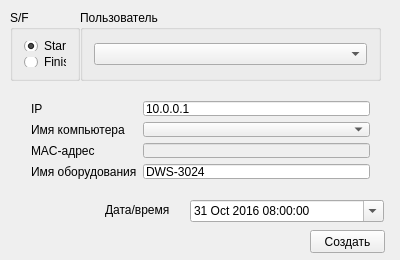
<?xml version="1.0" encoding="UTF-8"?>
<ui version="4.0">
 <class>Widget</class>
 <widget class="QWidget" name="Widget">
  <property name="geometry">
   <rect>
    <x>0</x>
    <y>0</y>
    <width>400</width>
    <height>260</height>
   </rect>
  </property>
  <property name="windowTitle">
   <string>Test Connection</string>
  </property>
  <widget class="QPushButton" name="pushButtonCreate">
   <property name="geometry">
    <rect>
     <x>310</x>
     <y>230</y>
     <width>75</width>
     <height>23</height>
    </rect>
   </property>
   <property name="text">
    <string>Создать</string>
   </property>
  </widget>
  <widget class="QGroupBox" name="groupBox">
   <property name="geometry">
    <rect>
     <x>10</x>
     <y>10</y>
     <width>70</width>
     <height>71</height>
    </rect>
   </property>
   <property name="title">
    <string>S/F</string>
   </property>
   <layout class="QVBoxLayout" name="verticalLayout">
    <item>
     <widget class="QRadioButton" name="radioButtonS">
      <property name="text">
       <string>Start</string>
      </property>
      <property name="checked">
       <bool>true</bool>
      </property>
     </widget>
    </item>
    <item>
     <widget class="QRadioButton" name="radioButtonF">
      <property name="text">
       <string>Finish</string>
      </property>
     </widget>
    </item>
   </layout>
  </widget>
  <widget class="QGroupBox" name="groupBox_2">
   <property name="geometry">
    <rect>
     <x>80</x>
     <y>10</y>
     <width>301</width>
     <height>71</height>
    </rect>
   </property>
   <property name="title">
    <string>Пользователь</string>
   </property>
   <layout class="QVBoxLayout" name="verticalLayout_2">
    <item>
     <widget class="QComboBox" name="comboBoxUserName"/>
    </item>
   </layout>
  </widget>
  <widget class="QWidget" name="gridLayoutWidget">
   <property name="geometry">
    <rect>
     <x>20</x>
     <y>90</y>
     <width>361</width>
     <height>100</height>
    </rect>
   </property>
   <layout class="QGridLayout" name="gridLayout">
    <item row="2" column="0">
     <widget class="QLabel" name="label_2">
      <property name="text">
       <string>MAC-адрес</string>
      </property>
     </widget>
    </item>
    <item row="0" column="1">
     <widget class="QLineEdit" name="lineEditIp">
      <property name="text">
       <string>10.0.0.1</string>
      </property>
     </widget>
    </item>
    <item row="3" column="1">
     <widget class="QLineEdit" name="lineEditNasName">
      <property name="text">
       <string>DWS-3024</string>
      </property>
     </widget>
    </item>
    <item row="2" column="1">
     <widget class="QLineEdit" name="lineEditMac">
      <property name="enabled">
       <bool>false</bool>
      </property>
      <property name="text">
       <string/>
      </property>
     </widget>
    </item>
    <item row="3" column="0">
     <widget class="QLabel" name="label_3">
      <property name="text">
       <string>Имя оборудования</string>
      </property>
     </widget>
    </item>
    <item row="0" column="0">
     <widget class="QLabel" name="label">
      <property name="text">
       <string>IP</string>
      </property>
     </widget>
    </item>
    <item row="1" column="1">
     <widget class="QComboBox" name="comboBoxHostName"/>
    </item>
    <item row="1" column="0">
     <widget class="QLabel" name="label_4">
      <property name="text">
       <string>Имя компьютера</string>
      </property>
     </widget>
    </item>
   </layout>
  </widget>
  <widget class="QDateTimeEdit" name="dateTimeEdit">
   <property name="geometry">
    <rect>
     <x>190</x>
     <y>200</y>
     <width>194</width>
     <height>22</height>
    </rect>
   </property>
   <property name="dateTime">
    <datetime>
     <hour>8</hour>
     <minute>0</minute>
     <second>0</second>
     <year>2016</year>
     <month>10</month>
     <day>31</day>
    </datetime>
   </property>
   <property name="time">
    <time>
     <hour>8</hour>
     <minute>0</minute>
     <second>0</second>
    </time>
   </property>
   <property name="calendarPopup">
    <bool>true</bool>
   </property>
  </widget>
  <widget class="QLabel" name="label_5">
   <property name="geometry">
    <rect>
     <x>105</x>
     <y>200</y>
     <width>71</width>
     <height>20</height>
    </rect>
   </property>
   <property name="text">
    <string>Дата/время</string>
   </property>
  </widget>
 </widget>
 <layoutdefault spacing="6" margin="11"/>
 <resources/>
 <connections/>
</ui>
